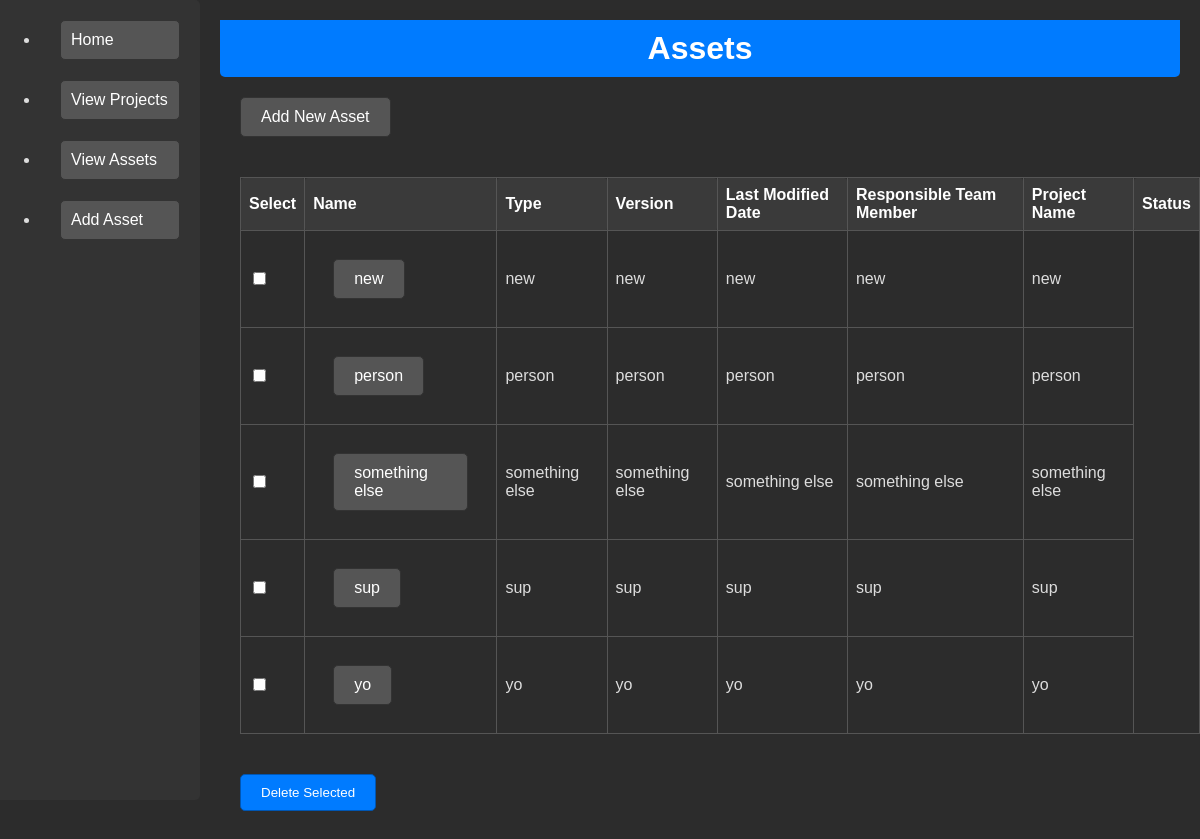
/view_assets, run on an earlier commit of the app's database.
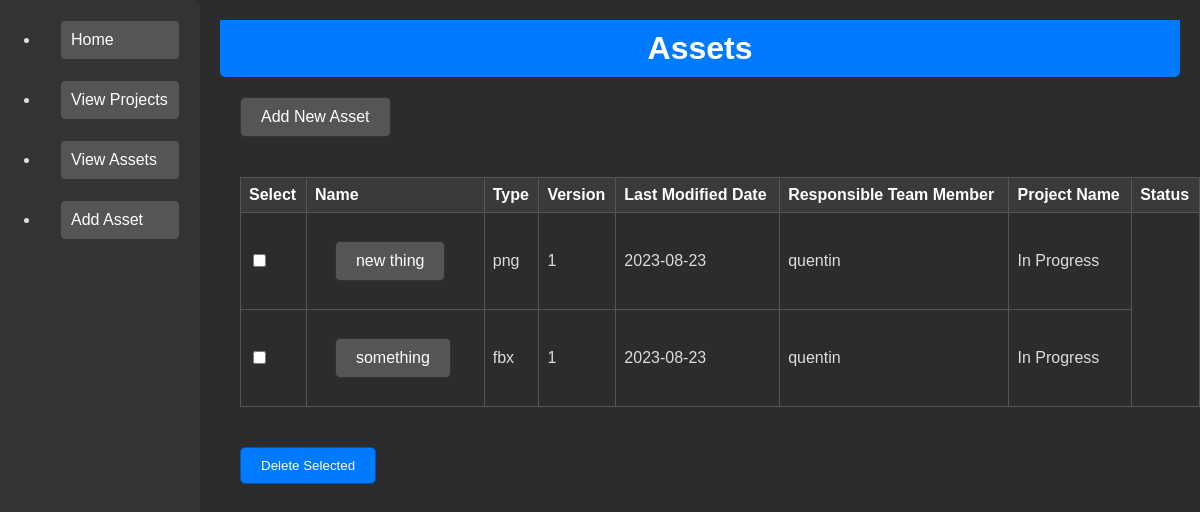
And on a later commit of the database.
### tables this page shows
CREATE TABLE "Assets" (
    AssetID INTEGER PRIMARY KEY,
    AssetName TEXT NOT NULL,
    AssetType TEXT,
    CurrentVersion TEXT,
    LastModifiedDate TEXT,
    ResponsibleTeamMember TEXT,
    AssetStatus TEXT,
    SVNLink TEXT,
    Notes TEXT,
    ProjectID INTEGER,
    FOREIGN KEY (ProjectID) REFERENCES Projects(ProjectID) ON DELETE CASCADE
);

### app/routes.py (the view)
@app.route('/view_assets')
def view_assets():
    db_path = os.path.join('Databases', '3d_project_database.db')
    db_path = os.path.join(os.path.dirname(__file__), db_path)
    conn = sqlite3.connect(db_path)
    cursor = conn.cursor()
    cursor.execute('SELECT * FROM Assets')
    sort_by = request.args.get('sort-by')
    direction = request.args.get('direction', default='asc')
    sort_column_mapping = {
        'select': 'AssetID',
        'asset-name': 'AssetName',
        'asset-type': 'AssetType',
        'current-version': 'CurrentVersion',
        'last-modified-date': 'LastModifiedDate',
        'responsible-team-member': 'ResponsibleTeamMember',
        'asset-status': 'AssetStatus',
        'responsible-team-member': 'ResponsibleTeamMember',
        'project-name': 'ProjectName',
        'status': 'Status'
    }
    order_by_column = sort_column_mapping.get(sort_by, 'AssetName')
    assets = cursor.execute(f'SELECT * FROM Assets ORDER BY {order_by_column} {direction}').fetchall()
    conn.close()
    return render_template('view_assets.html', assets=assets)

### app/static/templates/view_assets.html (shortened to what this page needs)
{% extends "base.html" %}
{% block content %}
<div>
    <h1>Assets</h1>
    <a href="/add_asset">Add New Asset</a>
    <br>
    <form method="POST" action="/delete_assets">
        <table border="1">
            <thead>
                <tr>
                    <th data-sort-column="Select">Select</th>
                    <th data-sort-column="AssetName">Name</th>
                    <th data-sort-column="AssetType">Type</th>
                    <th data-sort-column="CurrentVersion">Version</th>
                    <th data-sort-column="LastModifiedDate">Last Modified Date</th>
                    <th data-sort-column="ResponsibleTeamMember">Responsible Team Member</th>
                    <th data-sort-column="ProjectName">Project Name</th>
                    <th data-sort-column="AssetStatus">Status</th>
                </tr>
            </thead>
            {% for asset in assets %}
            <tbody>
                <td>
                    <input type="checkbox" name="selected_assets" value="{{ asset[0] }}">
                </td>
                <td>
                    <a href="{{ url_for('view_asset', asset_id=asset[0]) }}">{{ asset[1] }}</a>
                </td>
                <td>{{ asset[2] }}</td>
                <td>{{ asset[3] }}</td>
                <td>{{ asset[4] }}</td>
                <td>{{ asset[5] }}</td>
                <td>{{ asset[6] }}</td>
            </tbody>
            {% endfor %}
        </table>
        <input type="submit" value="Delete Selected">
    </form>
</div>
{% endblock %}

What changed in the data, as far as the page shows it:
removed Assets: AssetName "new", AssetType "new", CurrentVersion "new", LastModifiedDate "new", ResponsibleTeamMember "new", AssetStatus "new"
removed Assets: AssetName "person", AssetType "person", CurrentVersion "person", LastModifiedDate "person", ResponsibleTeamMember "person", AssetStatus "person"
removed Assets: AssetName "sup", AssetType "sup", CurrentVersion "sup", LastModifiedDate "sup", ResponsibleTeamMember "sup", AssetStatus "sup"
removed Assets: AssetName "yo", AssetType "yo", CurrentVersion "yo", LastModifiedDate "yo", ResponsibleTeamMember "yo", AssetStatus "yo"
changed Assets: AssetName "something else" → "new thing"; AssetType "something else" → "png"; CurrentVersion "something else" → "1"; LastModifiedDate "something else" → "2023-08-23"; ResponsibleTeamMember "something else" → "quentin"; AssetStatus "something else" → "In Progress"
added Assets: AssetName "something", AssetType "fbx", CurrentVersion "1", LastModifiedDate "2023-08-23", ResponsibleTeamMember "quentin", AssetStatus "In Progress"
